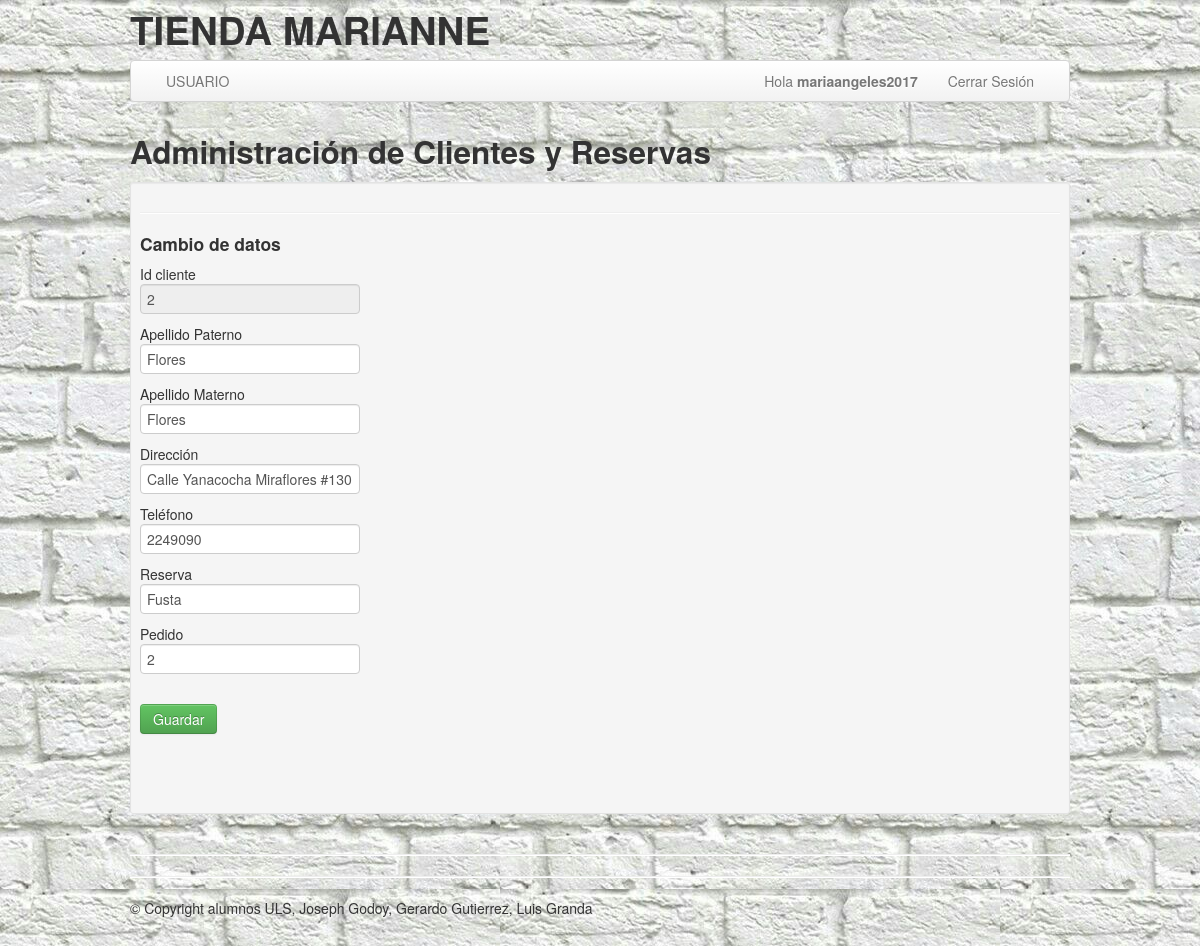
The page /actualizarcliente.php?idc=2 (signed in) on the database its author committed.
### tables this page shows
CREATE TABLE IF NOT EXISTS `cliente` (
  `id_cliente` int(8) NOT NULL AUTO_INCREMENT,
  `appaterno` varchar(25) DEFAULT NULL,
  `apmaterno` varchar(25) DEFAULT NULL,
  `direccionc` varchar(50) DEFAULT NULL,
  `telefonoc` varchar(10) DEFAULT NULL,
  `reservan` varchar(95) DEFAULT NULL,
  `pedido` int(3) DEFAULT NULL,
  PRIMARY KEY (`id_cliente`)
);

### actualizarcliente.php (the view, shortened to what this page needs)
<!DOCTYPE html>
<html lang="en">
  <head>
    <link href="bootstrap/css/bootstrap.min.css" rel="stylesheet"/>
  </head>
<body data-offset="40" background="images/fondo3.jpg" style="background-attachment: fixed">
<div class="container">
<header class="header">
<div class="row">
	<?php
	include("include/cabecera.php");
	?>
</div>
</header>
<div class="navbar">
  <div class="navbar-inner">
	<div class="container">
	  <div class="nav-collapse">
		<ul class="nav">
			<li class=""><a href="admin.php">USUARIO</a></li>
		</ul>
		<ul class="nav pull-right">
		<li><a href="">Hola <strong><?php echo $_SESSION['usuario'];?></strong> </a></li>
			  <li><a href="desconectar.php"> Cerrar Sesión </a></li>
		</ul>
	  </div>
	</div>
  </div>
</div>
<div class="row">
	<div class="span12">
		<div class="caption">
		<h2> Administración de Clientes y Reservas</h2>
		<div class="well well-small">
		<hr class="soft"/>
		<h4>Cambio de datos </h4>
		<div class="row-fluid">
		<?php
		extract($_GET);
		require("conexion_bd.php");
		$sql="SELECT * FROM cliente WHERE id_cliente=$idc";
		$ressql=mysqli_query($mysqli,$sql);
		while ($row=mysqli_fetch_row ($ressql)){
		    	$idc=$row[0];
		    	$appaterno=$row[1];
		    	$apmaterno=$row[2];
		    	$direccionc=$row[3];
		    	$telefonoc=$row[4];
		    	$reservan=$row[5];
		    	$pedido=$row[6];
		    }
		?>
		<form action="ejecutaactualizar2.php" method="post">
				Id cliente<br><input type="text" name="idc" value= "<?php echo $idc ?>" readonly="readonly"><br>
				Apellido Paterno<br> <input type="text" name="appat" value="<?php echo $appaterno ?>"><br>
				Apellido Materno<br> <input type="text" name="apmat" value="<?php echo $apmaterno ?>"><br>
				Dirección <br> <input type="text" name="direc" value="<?php echo $direccionc ?>"><br>
				Teléfono<br> <input type="text" name="tel" value="<?php echo $telefonoc ?>"><br>
				Reserva<br> <input type="text" name="reservan" value="<?php echo $reservan ?>"><br>
				Pedido<br> <input type="text" name="pedido" value="<?php echo $pedido ?>"><br>
				<br>
				<input type="submit" value="Guardar" class="btn btn-success btn-primary">
			</form>
		<div class="span8">
		</div>
		</div>
		<br/>
		</div>
</div>
	</div>
</div>
<hr class="soften"/>
<footer class="footer">
<hr class="soften"/>
<p>&copy; Copyright  alumnos ULS, Joseph Godoy, Gerardo Gutierrez,  Luis Granda<br/><br/></p>
 </footer>
</div>
  </body>
</html>

### rows shown on the page
cliente: idc "2", appat "Flores", apmat "Flores", direc "Calle Yanacocha Miraflores #130", tel "2249090", reservan "Fusta", pedido "2"

### other values the page prints
$_SESSION['usuario'] "mariaangeles2017"
